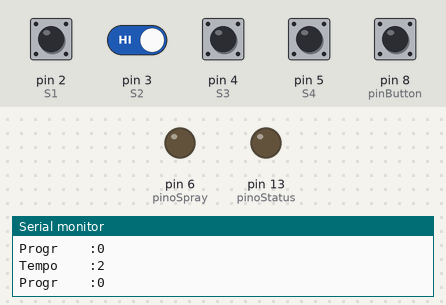
Recording of a sketch running on a simulated Arduino Uno, built with avr-gcc and run on an emulated ATmega328P. On the bench: output pins drawn as LEDs (lit = HIGH), the last lines printed to the serial monitor. Inputs (shaded band) come from the test bench; at power-on: pin 2 (S1), pin 3 (S2), pin 4 (S3), pin 5 (S4) HIGH, pin 8 (pinButton) LOW.

Above: at 2.8 s.
2.9 s: pin 8 (pinButton) pulled HIGH for 1.2 s
At 5.6 s:
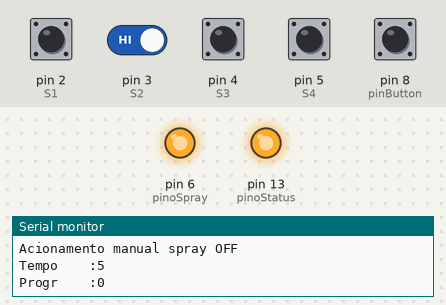
6.6 s: pin 8 (pinButton) pulled HIGH for 1.2 s
At 10.6 s:
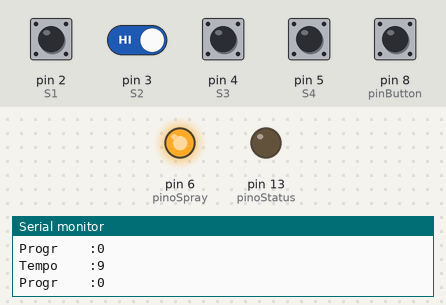
12.3 s: pin 3 (S2) driven LOW and pin 8 (pinButton) driven HIGH
At 13.6 s:
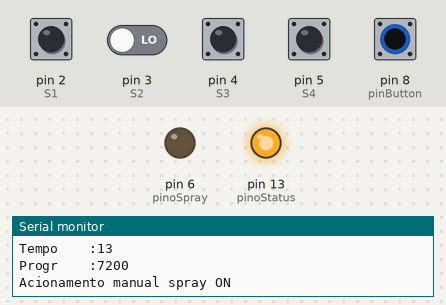
16.4 s: pin 8 (pinButton) driven LOW
At 18.8 s:
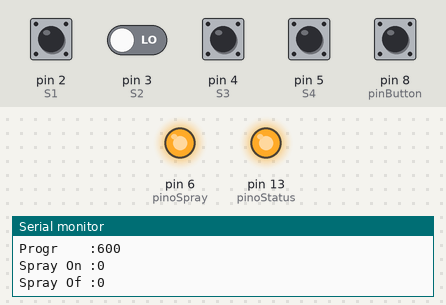
19.9 s: pin 8 (pinButton) driven HIGH
At 21.6 s:
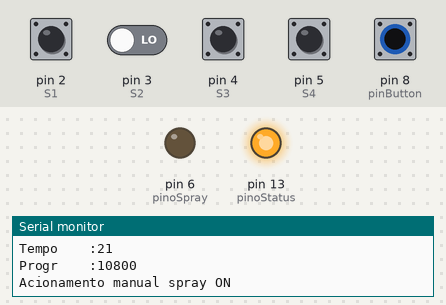
Timing chart, 0 to 23.1 s (numbered marks = the images above; inputs shaded):
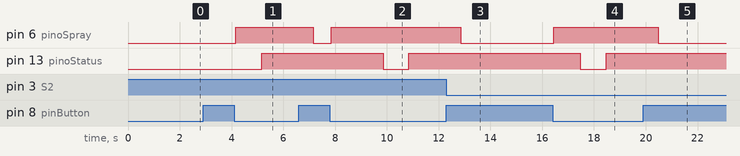

The sketch:

ArduinoSalaoV2SemCooler.ino
```cpp
/*
   -------------------------------------------------------------
   OCTA EIT - Especialista em TI
   Programa para Acionamento de aromatizador de ambiente por
   intervalos de tempo através de Dip Switch de 4 posições
   BY::RAFAEL VALIM
   VERSAO: 2.1
   ------------------------------------------------------------
   posição 1 = 5 min
   posição 2 = 10 min
   posição 3 = 20 min
   posição 4 = 30 min
   Ex: para 15 min pino 1+2 para cima.
   Tempo de acionamento do Relay é de 2 segundos(spray)
   Pino 6 = Relay - Motor Spray
   Pino 13 = Led auxiliar - para status do Arduino
   Pino 8 = Push Button - para acionamento manual do spray
   ------------------------------------------------------------
   Utilizar pino 13 para mostrar o status do Arduino para saber
   se esta travado
   -----------------------------------------------------------
*/

#define S1 2
#define S2 3
#define S3 4
#define S4 5
int s1state = HIGH;
int s2state = HIGH;
int s3state = HIGH;
int s4state = HIGH;
int pinButton = 8; //Pino push button

int pinoSpray = 6; //Pino do Spray
int pinoCooler = 7; //Pino do cooler
int pinoStatus = 13; //Pino do Led de Status
long previousMillis = 0;
long ledmilis = 0;
int statusButton = 0;
boolean acionaManual = false;

unsigned long timeToOnSpray = 0;
unsigned long timeToOnLed = 0;

unsigned long timeToOffSpray = 0;
unsigned long timeToOffCooler = 0;
unsigned long timeToOffLed = 0;

unsigned long timer = 0;
unsigned long ledTimer = 4; //Tempo do led de Status

unsigned long coolerTime = 0;
unsigned long sprayTime = 2;//Tempo de Spray

boolean isSprayOn;
boolean isLedOn;
boolean isCoolerOn;
int percentualCooler = 70;

void setup()
{

  Serial.begin(9600);
  pinMode(S1, INPUT_PULLUP);
  pinMode(S2, INPUT_PULLUP);
  pinMode(S3, INPUT_PULLUP);
  pinMode(S4, INPUT_PULLUP);
  pinMode(pinoSpray, OUTPUT);
  // pinMode(pinoCooler, OUTPUT);
  pinMode(pinoStatus, OUTPUT);
  pinMode(pinButton, INPUT);
}

void spayOnButton() {
  Serial.println("Acionamento manual spray ON\n");
  digitalWrite(pinoSpray, LOW);
}
void spayOffButton() {
  Serial.println("Acionamento manual spray OFF\n");
  digitalWrite(pinoSpray, HIGH);
}

void sprayOn() {
  isSprayOn = true;
  Serial.println("Liga spray\n");
  digitalWrite(pinoSpray, LOW);
}
void sprayOff() {
  digitalWrite(pinoSpray, HIGH);
  Serial.println("Desliga spray\n");
  isSprayOn = false;
}

void coolerOn() {
  Serial.println("Liga cooler\n");
  digitalWrite(pinoCooler, HIGH);
  isCoolerOn = true;
}
void coolerOff() {
  digitalWrite(pinoCooler, LOW);
  Serial.println("Desliga cooler\n");
  isCoolerOn = false;
}


void releTimer() {
  s1state = digitalRead(S1);
  s2state = digitalRead(S2);
  s3state = digitalRead(S3);
  s4state = digitalRead(S4);

  if (s1state == LOW) {
    timer += 300;
  }
  if (s2state == LOW) {
    timer += 600;
  }
  if (s3state == LOW) {
    timer += 1200;
  }
  if (s4state == LOW) {
    timer += 1800;
  }
}

void getCoolerTime() {
  coolerTime = (timer * percentualCooler) / 100;
}
void ledStatus() {
  delay(2000);
  digitalWrite(pinoStatus, HIGH);
  delay(2000);
  digitalWrite(pinoStatus, LOW);
}
void loop() {
  unsigned long currentTime = millis() / 1000; //em segundos
  releTimer();
  Serial.println("Tempo    :" + String(currentTime));
  Serial.println("Progr    :" + String(timer));

  //Caputra o status do push button
  statusButton = digitalRead(pinButton);

  if (statusButton == HIGH) { //Se o botão estiver pressionao
    spayOnButton();
    acionaManual = true;
  } else if(acionaManual) { // Se não estiver pressionado zera o tempo para começar tudo denovo e desliga o spray
    spayOffButton(); //<--Desliga o spray
    acionaManual = false; //<--Acionamento manual false
    currentTime = 0; //<--Tempo zerado
  }
  // se acionaManual for falso
  if (!acionaManual) {
    if (timer > 0) {
      if (currentTime - timeToOnSpray >= timer && !isSprayOn) {
        timeToOnSpray = currentTime;
        sprayOn();
        timeToOffSpray = currentTime + sprayTime;
      }

      if ( currentTime >=  timeToOffSpray && isSprayOn) {
        timeToOffSpray = 0;
        sprayOff();
        /* getCoolerTime();
          coolerOn();
          timeToOffCooler = currentTime + coolerTime;
        */
      }

      /*
        if ( currentTime >=  timeToOffCooler && isCoolerOn) {
        timeToOffCooler = 0;
        coolerOff();
        }
      */
      Serial.println("Spray On :" + String(timeToOnSpray));
      Serial.println("Spray Of :" + String(timeToOffSpray));
      // Serial.println("Coolr Of :" + String(timeToOffCooler));
      // Serial.println("Coolr Ti :" + String(coolerTime));

    }
    if (currentTime - timeToOnLed >= ledTimer && !isLedOn) {
      timeToOnLed = currentTime;
      digitalWrite(pinoStatus, HIGH);
      timeToOffLed = currentTime + ledTimer;
      isLedOn = true;
    }

    if ( currentTime >= timeToOffLed && isLedOn ) {
      digitalWrite(pinoStatus, LOW);
      timeToOffLed = 0;
      isLedOn = false;
    }
    timer = 0;
    delay(1000);
  }
}
```

Measured:
- after the input at 2.9 s, pin 6 (pinoSpray): LOW → HIGH after 1.3 s; pin 13 (pinoStatus): LOW → HIGH after 2.3 s instead of 1.1 s
- after the input at 6.6 s, pin 6 (pinoSpray): HIGH → LOW after 0.56 s, → HIGH 0.69 s later
- after the input at 12.3 s, pin 6 (pinoSpray): HIGH → LOW after 0.55 s; pin 13 (pinoStatus): stays HIGH (without the input it goes to LOW after 2.6 s)
- after the input at 16.4 s, pin 6 (pinoSpray): LOW → HIGH after 0.05 s; pin 13 (pinoStatus): HIGH → LOW after 1.1 s, → HIGH 1.0 s later
- after the input at 19.9 s, pin 6 (pinoSpray): HIGH → LOW after 0.58 s; pin 13 (pinoStatus): stays HIGH (without the input it goes to LOW after 2.6 s)
